Frame 1 (no input): blank canvas, image omitted
Frame 60 (the mouse pressed at the canvas centre just before this capture): blank canvas, image omitted
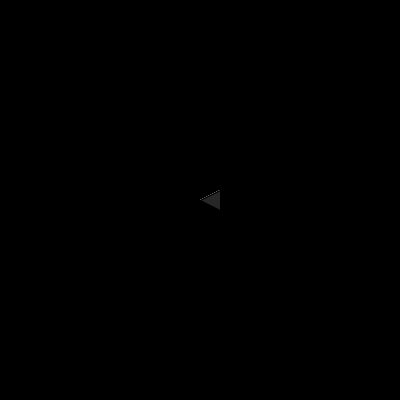
Frame 120 (the mouse held since frame 60 and released just before this capture)

The Processing sketch whose frames 1 and 60 were blank and that drew this single picture after the mouse press (run headless with seeded random() and noise(); from frame 60 on, the mouse is pressed at the canvas centre):

// Processing sketch: processing_64299
// ── processing_64299.pde

void setup()
{
  size(400,400);
  background(0);

}

void draw()
 
{
  
  

  if (mousePressed == true)
  { 
    draw_flargle_blargle();
  }
}

void draw_flargle_blargle()
{  fill(random(255));
  triangle(mouseX,mouseY,mouseX+20,mouseY+10,mouseX+20,mouseY-10);

}
